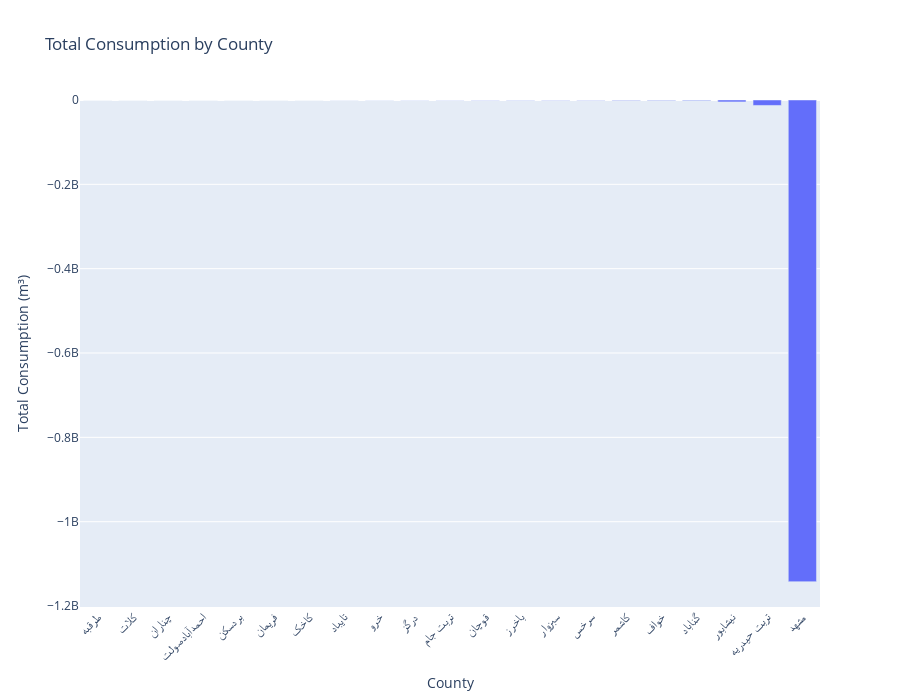
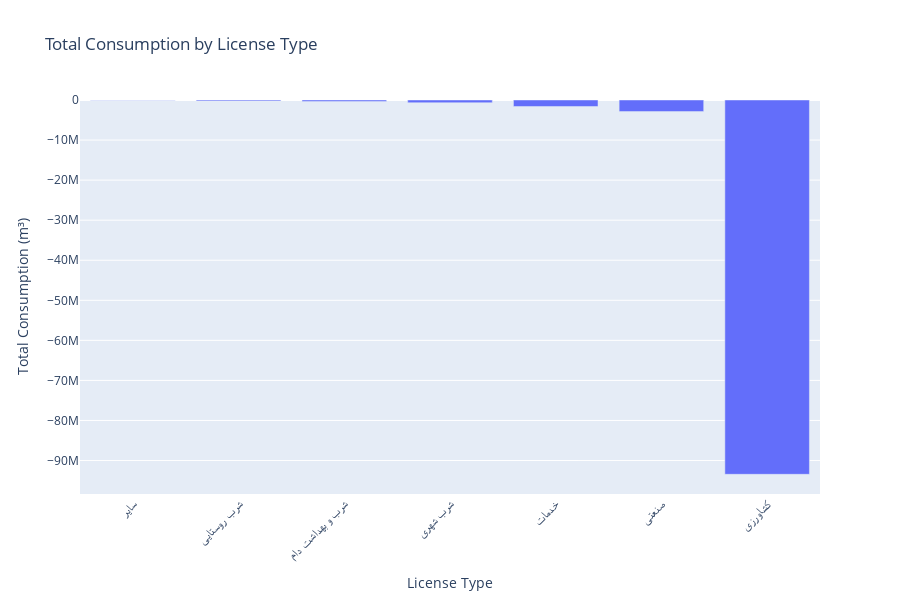
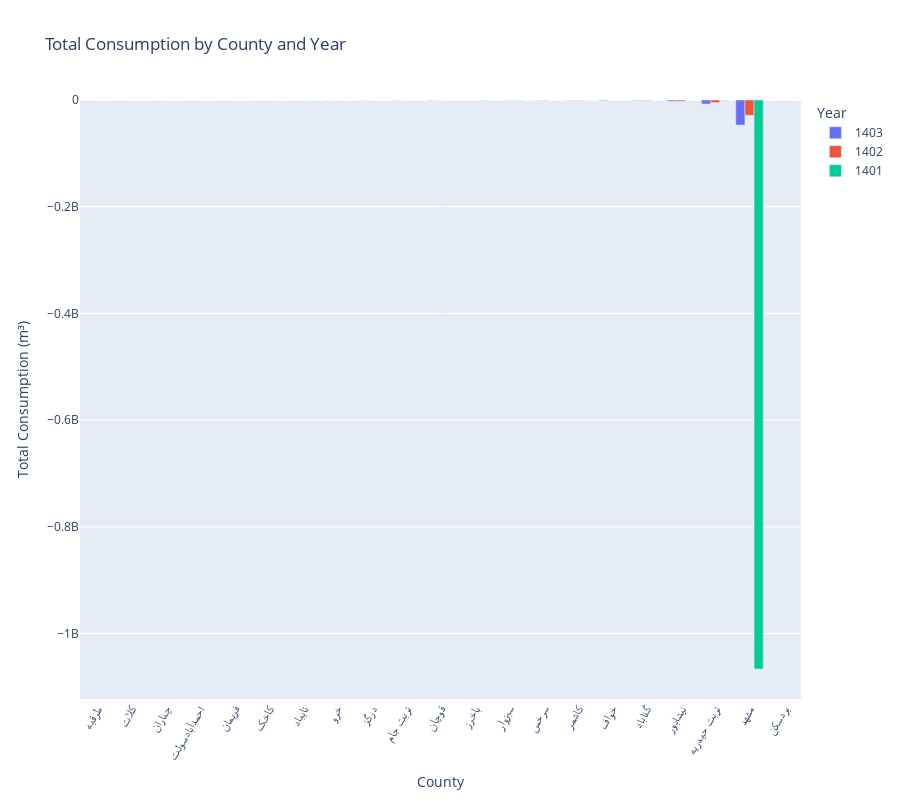
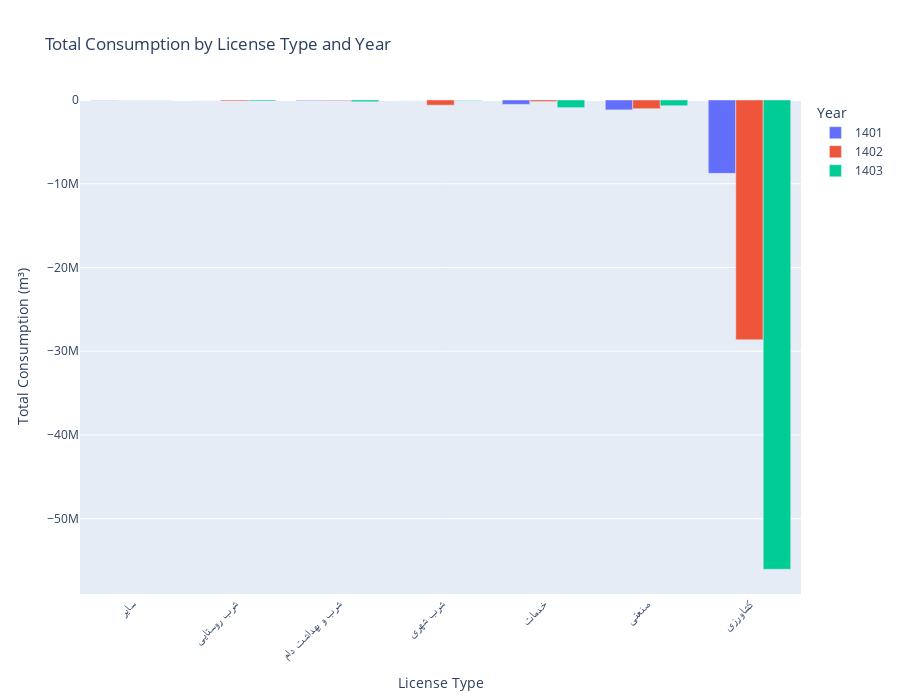

Here is the notebook cell these charts were saved with, in order:
### Code cell
import pandas as pd
import plotly.express as px

# From notebook_cell_output_0, df has columns:
# 'Consumption (m³)', 'Operating Hours (h)', 'County', 'License Type', 'month'
# Note: Based on the KeyError in the output and usage in section 1.1,
# the actual column name for county data in 'df' is assumed to be 'County'.
# The code below will use 'County' to resolve the error.

# --- 1. نمودار استک بار چارت رو با استفاده از ستون های میزان مصرف و ساعت فعالیت تولید بکن ---
# --- که تقسیم بندی مشتریان هم به صورت شهر باشه و هم به نوع لایسنس ---
# "1. Create a stacked bar chart using 'Consumption' and 'Operating Hours' columns,
#     where customer segmentation is by 'County' and also by 'License Type'."



# --- 2. تقسیم بندی مشتریان رو هم بر اساس نمودار های بار چارت انجام بده ---
# "2. Also perform customer segmentation using bar charts."

# 2.1 Bar Chart: Total Consumption by County
# FIX: Changed 'County' to 'County' to address the KeyError from the output.
print("Generating Bar Chart: Total Consumption by County using Plotly")
df_county_consumption_data = df.groupby('County', as_index=False)['Consumption (m³)'].sum()
df_county_consumption_data = df_county_consumption_data.sort_values(by='Consumption (m³)', ascending=False)

if not df_county_consumption_data.empty:
    fig2_1 = px.bar(df_county_consumption_data,
                    x='County',
                    y='Consumption (m³)',
                    title='Total Consumption by County',
                    labels={'Consumption (m³)': 'Total Consumption (m³)', 'County': 'County'},
                    height=700) # Adjusted height
    fig2_1.update_layout(xaxis_tickangle=-45)
    fig2_1.show()
else:
    print("Data for 'Bar Chart: Total Consumption by County' is empty. Skipping plot.")

# 2.2 Bar Chart: Total Consumption by License Type
print("Generating Bar Chart: Total Consumption by License Type using Plotly")
df_license_consumption_data = df.groupby('License Type', as_index=False)['Consumption (m³)'].sum()
df_license_consumption_data = df_license_consumption_data.sort_values(by='Consumption (m³)', ascending=False)

if not df_license_consumption_data.empty:
    fig2_2 = px.bar(df_license_consumption_data,
                    x='License Type',
                    y='Consumption (m³)',
                    title='Total Consumption by License Type',
                    labels={'Consumption (m³)': 'Total Consumption (m³)', 'License Type': 'License Type'},
                    height=600)
    fig2_2.update_layout(xaxis_tickangle=-45)
    fig2_2.show()
else:
    print("Data for 'Bar Chart: Total Consumption by License Type' is empty. Skipping plot.")

# --- 3. میزان مصرف گروه شهر های مختلف و گروه های مختلف رو هم بر اساس سال های مختلف ارزیابی بکن ---
# "3. Evaluate the consumption of different county groups and different license type groups
#     based on different years."

# Create a copy to avoid SettingWithCopyWarning if df is a slice
df_copy = df.copy()
df_copy['Year'] = df_copy['month'].str.split('/').str[0]

# 3.1 Grouped Bar Chart: Consumption by County and Year
# FIX: Changed 'County' to 'County' to address the KeyError from the output.
print("Generating Grouped Bar Chart: Consumption by County and Year using Plotly")
df_county_year_consumption_data = df_copy.groupby(['County', 'Year'], as_index=False)['Consumption (m³)'].sum()

if not df_county_year_consumption_data.empty:
    # Sort counties by total consumption over all years for better visualization
    county_total_consumption_order = df_copy.groupby('County')['Consumption (m³)'].sum().sort_values(ascending=False).index
    df_county_year_consumption_data['County'] = pd.Categorical(df_county_year_consumption_data['County'], categories=county_total_consumption_order, ordered=True)
    df_county_year_consumption_data = df_county_year_consumption_data.sort_values(['County', 'Year'])

    fig3_1 = px.bar(df_county_year_consumption_data,
                    x='County',
                    y='Consumption (m³)',
                    color='Year',
                    barmode='group',
                    title='Total Consumption by County and Year',
                    labels={'Consumption (m³)': 'Total Consumption (m³)', 'County': 'County'},
                    height=800) # Adjusted height
    fig3_1.update_layout(xaxis_tickangle=-60) # Rotated more for potentially long county names
    fig3_1.show()
else:
    print("Data for 'Grouped Bar Chart: Consumption by County and Year' is empty. Skipping plot.")

# 3.2 Grouped Bar Chart: Consumption by License Type and Year
print("Generating Grouped Bar Chart: Consumption by License Type and Year using Plotly")
df_license_year_consumption_data = df_copy.groupby(['License Type', 'Year'], as_index=False)['Consumption (m³)'].sum()

if not df_license_year_consumption_data.empty:
    # Sort license types by total consumption over all years for better visualization
    license_total_consumption_order = df_copy.groupby('License Type')['Consumption (m³)'].sum().sort_values(ascending=False).index
    df_license_year_consumption_data['License Type'] = pd.Categorical(df_license_year_consumption_data['License Type'], categories=license_total_consumption_order, ordered=True)
    df_license_year_consumption_data = df_license_year_consumption_data.sort_values(['License Type', 'Year'])
    
    fig3_2 = px.bar(df_license_year_consumption_data,
                    x='License Type',
                    y='Consumption (m³)',
                    color='Year',
                    barmode='group',
                    title='Total Consumption by License Type and Year',
                    labels={'Consumption (m³)': 'Total Consumption (m³)', 'License Type': 'License Type'},
                    height=700) # Adjusted height
    fig3_2.update_layout(xaxis_tickangle=-45)
    fig3_2.show()
else:
    print("Data for 'Grouped Bar Chart: Consumption by License Type and Year' is empty. Skipping plot.")

print("All requested plots generated using Plotly.")

### Figure 1 — Plotly figure (JSON) as saved in the notebook; plotly's stock layout.template omitted (floating-point values rounded to 4 significant figures)
{"data": [{"alignmentgroup": "True", "hovertemplate": "County=%{x}<br>Total Consumption (m³)=%{y}<extra></extra>", "legendgroup": "", "marker": {"color": "#636efa", "pattern": {"shape": ""}}, "name": "", "offsetgroup": "", "orientation": "v", "showlegend": false, "textposition": "auto", "type": "bar", "x": ["طرقبه", "کلات", "چناران", "احمدآبادصولت", "بردسکن", "فریمان", "کاخک", "تایباد", "خرو", "درگز", "تربت جام", "قوچان", "باخرز", "سبزوار", "سرخس", "کاشمر", "خواف", "گناباد", "نیشابور", "تربت حیدریه", "مشهد"], "xaxis": "x", "y": [-0.101, -0.176, -0.965, -13.17, -35.06, -36.16, -102.1, -145100.0, -217600.0, -285100.0, -331500.0, -486100.0, -549700.0, -585000.0, -590700.0, -1116000.0, -1183000.0, -1470000.0, -4557000.0, -12900000.0, -1142000000.0], "yaxis": "y"}], "layout": {"barmode": "relative", "height": 700, "legend": {"tracegroupgap": 0}, "title": {"text": "Total Consumption by County"}, "xaxis": {"anchor": "y", "domain": [0, 1], "tickangle": -45, "title": {"text": "County"}}, "yaxis": {"anchor": "x", "domain": [0, 1], "title": {"text": "Total Consumption (m³)"}}}}

### Figure 2 — Plotly figure (JSON) as saved in the notebook; plotly's stock layout.template omitted (floating-point values rounded to 4 significant figures)
{"data": [{"alignmentgroup": "True", "hovertemplate": "License Type=%{x}<br>Total Consumption (m³)=%{y}<extra></extra>", "legendgroup": "", "marker": {"color": "#636efa", "pattern": {"shape": ""}}, "name": "", "offsetgroup": "", "orientation": "v", "showlegend": false, "textposition": "auto", "type": "bar", "x": ["سایر", "شرب روستایی", "شرب و بهداشت دام", "شرب شهری", "خدمات", "صنعتی", "کشاورزی"], "xaxis": "x", "y": [-60610.0, -235200.0, -365800.0, -679000.0, -1621000.0, -2902000.0, -93440000.0], "yaxis": "y"}], "layout": {"barmode": "relative", "height": 600, "legend": {"tracegroupgap": 0}, "title": {"text": "Total Consumption by License Type"}, "xaxis": {"anchor": "y", "domain": [0, 1], "tickangle": -45, "title": {"text": "License Type"}}, "yaxis": {"anchor": "x", "domain": [0, 1], "title": {"text": "Total Consumption (m³)"}}}}

### Figure 3 — Plotly figure (JSON) as saved in the notebook; plotly's stock layout.template omitted (floating-point values rounded to 4 significant figures)
{"data": [{"alignmentgroup": "True", "hovertemplate": "Year=1403<br>County=%{x}<br>Total Consumption (m³)=%{y}<extra></extra>", "legendgroup": "1403", "marker": {"color": "#636efa", "pattern": {"shape": ""}}, "name": "1403", "offsetgroup": "1403", "orientation": "v", "showlegend": true, "textposition": "auto", "type": "bar", "x": ["طرقبه", "کلات", "چناران", "احمدآبادصولت", "فریمان", "کاخک", "تایباد", "خرو", "درگز", "تربت جام", "قوچان", "باخرز", "سبزوار", "سرخس", "کاشمر", "خواف", "گناباد", "نیشابور", "تربت حیدریه", "مشهد"], "xaxis": "x", "y": [-0.101, -0.176, -0.965, -13.17, -36.16, -0.959, -16570.0, -173000.0, -285100.0, -286200.0, -409300.0, -0.03, -51190.0, -151900.0, -408600.0, -1082000.0, -992900.0, -2320000.0, -7428000.0, -46970000.0], "yaxis": "y"}, {"alignmentgroup": "True", "hovertemplate": "Year=1402<br>County=%{x}<br>Total Consumption (m³)=%{y}<extra></extra>", "legendgroup": "1402", "marker": {"color": "#EF553B", "pattern": {"shape": ""}}, "name": "1402", "offsetgroup": "1402", "orientation": "v", "showlegend": true, "textposition": "auto", "type": "bar", "x": ["بردسکن", "کاخک", "تایباد", "خرو", "درگز", "تربت جام", "قوچان", "سبزوار", "سرخس", "کاشمر", "خواف", "گناباد", "نیشابور", "تربت حیدریه", "مشهد"], "xaxis": "x", "y": [-35.06, -101.1, -802.4, -44600.0, -0.174, -26480.0, -71660.0, -254500.0, -419800.0, -640600.0, -45440.0, -476100.0, -2175000.0, -4811000.0, -28740000.0], "yaxis": "y"}, {"alignmentgroup": "True", "hovertemplate": "Year=1401<br>County=%{x}<br>Total Consumption (m³)=%{y}<extra></extra>", "legendgroup": "1401", "marker": {"color": "#00cc96", "pattern": {"shape": ""}}, "name": "1401", "offsetgroup": "1401", "orientation": "v", "showlegend": true, "textposition": "auto", "type": "bar", "x": ["تایباد", "تربت جام", "قوچان", "باخرز", "سبزوار", "سرخس", "کاشمر", "خواف", "گناباد", "نیشابور", "تربت حیدریه", "مشهد"], "xaxis": "x", "y": [-127700.0, -18850.0, -5086.0, -549700.0, -279300.0, -18960.0, -66740.0, -55830.0, -980.9, -61880.0, -658700.0, -1066000000.0], "yaxis": "y"}], "layout": {"barmode": "group", "height": 800, "legend": {"title": {"text": "Year"}, "tracegroupgap": 0}, "title": {"text": "Total Consumption by County and Year"}, "xaxis": {"anchor": "y", "domain": [0, 1], "tickangle": -60, "title": {"text": "County"}}, "yaxis": {"anchor": "x", "domain": [0, 1], "title": {"text": "Total Consumption (m³)"}}}}

### Figure 4 — Plotly figure (JSON) as saved in the notebook; plotly's stock layout.template omitted (floating-point values rounded to 4 significant figures)
{"data": [{"alignmentgroup": "True", "hovertemplate": "Year=1401<br>License Type=%{x}<br>Total Consumption (m³)=%{y}<extra></extra>", "legendgroup": "1401", "marker": {"color": "#636efa", "pattern": {"shape": ""}}, "name": "1401", "offsetgroup": "1401", "orientation": "v", "showlegend": true, "textposition": "auto", "type": "bar", "x": ["سایر", "شرب روستایی", "شرب و بهداشت دام", "شرب شهری", "خدمات", "صنعتی", "کشاورزی"], "xaxis": "x", "y": [-29420.0, -216.1, -76820.0, -166.8, -528400.0, -1181000.0, -8759000.0], "yaxis": "y"}, {"alignmentgroup": "True", "hovertemplate": "Year=1402<br>License Type=%{x}<br>Total Consumption (m³)=%{y}<extra></extra>", "legendgroup": "1402", "marker": {"color": "#EF553B", "pattern": {"shape": ""}}, "name": "1402", "offsetgroup": "1402", "orientation": "v", "showlegend": true, "textposition": "auto", "type": "bar", "x": ["سایر", "شرب روستایی", "شرب و بهداشت دام", "شرب شهری", "خدمات", "صنعتی", "کشاورزی"], "xaxis": "x", "y": [-15490.0, -115100.0, -79820.0, -621300.0, -183800.0, -1039000.0, -28640000.0], "yaxis": "y"}, {"alignmentgroup": "True", "hovertemplate": "Year=1403<br>License Type=%{x}<br>Total Consumption (m³)=%{y}<extra></extra>", "legendgroup": "1403", "marker": {"color": "#00cc96", "pattern": {"shape": ""}}, "name": "1403", "offsetgroup": "1403", "orientation": "v", "showlegend": true, "textposition": "auto", "type": "bar", "x": ["سایر", "شرب روستایی", "شرب و بهداشت دام", "شرب شهری", "خدمات", "صنعتی", "کشاورزی"], "xaxis": "x", "y": [-15710.0, -119887, -209100.0, -57570.0, -909000.0, -682500.0, -56040000.0], "yaxis": "y"}], "layout": {"barmode": "group", "height": 700, "legend": {"title": {"text": "Year"}, "tracegroupgap": 0}, "title": {"text": "Total Consumption by License Type and Year"}, "xaxis": {"anchor": "y", "domain": [0, 1], "tickangle": -45, "title": {"text": "License Type"}}, "yaxis": {"anchor": "x", "domain": [0, 1], "title": {"text": "Total Consumption (m³)"}}}}
